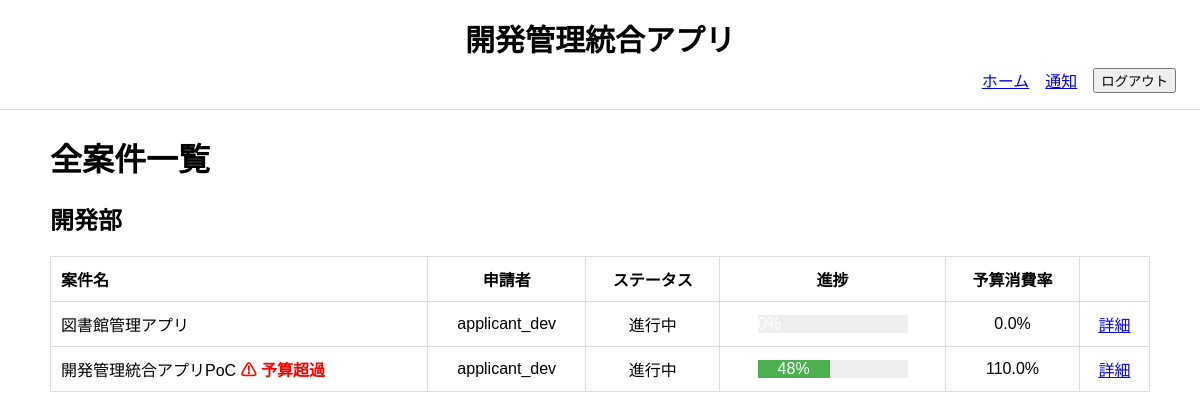
Page /hq/projects/ (signed in) on the committed database.
### project_management_app/models.py (models this page shows, shortened)
class Department(models.Model):
    name = models.CharField("部門", max_length=100, unique=True)
    is_headquarters = models.BooleanField(default=False)
    class Meta:
        verbose_name = "部門"
        verbose_name_plural = "部門"
        ordering = ["name"]

class Project(models.Model):
    class Status(models.TextChoices):
        DRAFT = "draft", "下書き"
        PENDING_MANAGER = "pending_manager", "部門承認待ち"
        PENDING_HQ = "pending_hq", "本部承認待ち"
        APPROVED = "approved", "承認済"
        IN_PROGRESS = "in_progress", "進行中"
        COMPLETED = "completed", "完了"
        REJECTED = "rejected", "却下"
    name = models.CharField("案件名", max_length=200)
    description = models.TextField("目的・概要")
    applicant = models.ForeignKey(
        CustomUser,
        verbose_name="案件担当者",
        on_delete=models.SET_NULL,
        null=True,
        blank=True,
        related_name="applied_projects"
    )
    department = models.ForeignKey(
        Department,
        verbose_name="担当部門",
        on_delete=models.PROTECT,
        related_name="projects",
    )
    estimated_budget = models.DecimalField(
        "予算額", max_digits=12, decimal_places=0
        )
    progress_rate = models.PositiveIntegerField(
        "全体進捗率",
        default=0,
        validators=[MinValueValidator(0), MaxValueValidator(100)]
    )
    status = models.CharField(
        "ステータス",
        max_length=30,
        choices=Status.choices,
        default=Status.DRAFT
    )
    submitted_at = models.DateField("申請日", null=True, blank=True)
    start_date = models.DateField("開始日", null=True, blank=True)
    due_date = models.DateField("期限", null=True, blank=True)
    approved_at = models.DateField("最終承認日", null=True, blank=True)
    completed_at = models.DateField("完了日", null=True, blank=True)
    created_at = models.DateTimeField("作成日時", auto_now_add=True)
    updated_at = models.DateTimeField("更新日時", auto_now=True)
    class Meta:
        verbose_name = "案件"
        verbose_name_plural = "案件"
        ordering = ["-created_at"]
    @property
    def total_actual_amount(self):
        return (
            self.budget_records.aggregate(
                total=Sum("amount")
            )["total"] or 0
        )
    @property
    def consumption_rate(self):
        if not self.estimated_budget:
            return 0
        return round(
            (self.total_actual_amount / self.estimated_budget) * 100, 1
        )
    @property
    def is_over_budget(self):
        return self.total_actual_amount > self.estimated_budget

class CustomUser(AbstractUser):
    class Role(models.TextChoices):
        MEMBER = "member", "タスク担当者"
        APPLICANT = "applicant", "申請者"
        MANAGER = "manager", "部門管理者"
        HQ = "hq", "本部管理者"
    department = models.ForeignKey(
        Department,
        verbose_name="所属部門",
        on_delete=models.PROTECT,
        related_name="users",
        null=True,
        blank=True
    )
    role = models.CharField(
        "ロール",
        max_length=30,
        choices=Role.choices,
        default=Role.APPLICANT
    )
    class Meta:
        verbose_name = "ユーザー"
        verbose_name_plural = "ユーザー"

### project_management_app/views.py (the view)
# urls.py: path("hq/projects/", HQProjectListView.as_view(), name="hq_project_list"),
class HQProjectListView(LoginRequiredMixin, ListView):
    model = Department
    template_name = "project_management_app/hq_project_list.html"
    context_object_name = "departments"
    def get_queryset(self):
        return Department.objects.filter(is_headquarters=False).prefetch_related(
            Prefetch(
                "projects",
                queryset=Project.objects.select_related("applicant").order_by("-created_at")
            )
        )

### project_management_app/context_processors.py (called while the page is built)
def notification_count(request):
    if request.user.is_authenticated:
        count = Notification.objects.filter(
            recipient=request.user,
            is_read=False
        ).count()
    else:
        count = 0
    return {
        "unread_notification_count": count
    }

def pending_approval_count(request):
    if request.user.is_authenticated:
        if request.user.role == "manager":
            count = Project.objects.filter(
                department=request.user.department,
                status=Project.Status.PENDING_MANAGER
            ).count()
        elif request.user.role == "hq":
            count = Project.objects.filter(
                status=Project.Status.PENDING_HQ
            ).count()
        else:
            count = 0
    else:
        count = 0
    return {
        "pending_approval_count": count
    }

### project_management_app/templates/project_management_app/hq_project_list.html (shortened to what this page needs)
{% extends "project_management_app/base.html" %}
{% block content %}
<h1>全案件一覧</h1>
{% for department in departments %}
    {% if department.projects.all %}
    <h2>{{ department.name }}</h2>
    <table border="1">
        <tr>
            <th>案件名</th>
            <th>申請者</th>
            <th>ステータス</th>
            <th>進捗</th>
            <th>予算消費率</th>
            <th></th>
        </tr>
        {% for project in department.projects.all %}
        <tr>
            <td>
                {{ project.name }}
                {% if project.is_over_budget %}
                    <span class="warning">⚠ 予算超過</span>
                {% endif %}
            </td>
            <td>{{ project.applicant.username }}</td>
            <td>{{ project.get_status_display }}</td>
            <td style="text-align:center;">
                <div style="background:#eee; width:150px; display:inline-block;">
                    <div style="
                        background:#4caf50;
                        width:{{ project.progress_rate }}%;
                        text-align:center;
                        color:white;
                    ">
                        {{ project.progress_rate }}%
                    </div>
                </div>
            </td>
            <td>{{ project.consumption_rate }}%</td>
            <td>
                <a href="{% url 'project_detail' project.pk %}">
                    詳細
                </a>
            </td>
        </tr>
        {% endfor %}
    </table>
    {% endif %}
{% endfor %}
{% endblock %}

### project_management_app/static/project_management_app/base.css (style rules this page uses)
body { font-family: sans-serif; margin: 0; }
table { width: 100%; border-collapse: collapse; }
th, td { text-align: center; vertical-align: middle; padding: 10px; border: 1px solid #ddd; }
th:first-child, td:first-child { text-align: left; }
.warning { color: red; font-weight: bold; }

### rows in the picture
Department: name "開発部"
Project: name "図書館管理アプリ", applicant.username "applicant_dev", status "進行中", consumption_rate "0.0"
Project: name "開発管理統合アプリPoC", shows "⚠ 予算超過", applicant.username "applicant_dev", status "進行中", progress_rate "48", consumption_rate "110.0"
